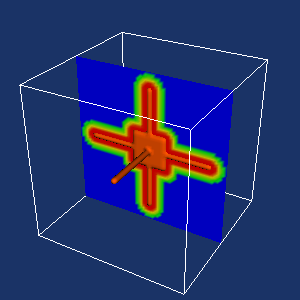

Here is the Python script that generated this plot:
#!/usr/bin/env python

# Demonstrate appending data to vtkImplicitModeller without explicit bounds,
# using ComputeModelBounds instead.

# Factory overrides
import vtkmodules.vtkInteractionStyle  # noqa: F401
import vtkmodules.vtkRenderingFreeType  # noqa: F401
import vtkmodules.vtkRenderingOpenGL2  # noqa: F401

from vtkmodules.vtkFiltersCore import vtkContourFilter
from vtkmodules.vtkFiltersGeometry import vtkImageDataGeometryFilter
from vtkmodules.vtkFiltersHybrid import vtkImplicitModeller
from vtkmodules.vtkFiltersModeling import vtkOutlineFilter
from vtkmodules.vtkFiltersSources import (
    vtkCubeSource,
    vtkLineSource,
    vtkPlaneSource,
)
from vtkmodules.vtkRenderingCore import (
    vtkActor,
    vtkPolyDataMapper,
    vtkRenderWindow,
    vtkRenderWindowInteractor,
    vtkRenderer,
)

# Create a cube to define bounds
cube_for_bounds = vtkCubeSource()
cube_for_bounds.SetBounds(-2.5, 2.5, -2.5, 2.5, -2.5, 2.5)
cube_for_bounds.Update()

# Create line sources along x, y, z axes
line_x = vtkLineSource()
line_x.SetPoint1(-2.0, 0.0, 0.0)
line_x.SetPoint2(2.0, 0.0, 0.0)
line_x.Update()

line_y = vtkLineSource()
line_y.SetPoint1(0.0, -2.0, 0.0)
line_y.SetPoint2(0.0, 2.0, 0.0)
line_y.Update()

line_z = vtkLineSource()
line_z.SetPoint1(0.0, 0.0, -2.0)
line_z.SetPoint2(0.0, 0.0, 2.0)
line_z.Update()

a_plane = vtkPlaneSource()
a_plane.Update()

# Build implicit model by appending (bounds computed from cube)
imp = vtkImplicitModeller()
imp.SetSampleDimensions(60, 60, 60)
imp.SetCapValue(1000)
imp.ComputeModelBounds(cube_for_bounds.GetOutput())

imp.StartAppend()
imp.Append(a_plane.GetOutput())
imp.Append(line_z.GetOutput())
imp.Append(line_y.GetOutput())
imp.Append(line_x.GetOutput())
imp.EndAppend()

# Extract isosurface
cf = vtkContourFilter()
cf.SetInputConnection(imp.GetOutputPort())
cf.SetValue(0, 0.1)

mapper = vtkPolyDataMapper()
mapper.SetInputConnection(cf.GetOutputPort())

actor = vtkActor()
actor.SetMapper(mapper)

# Outline
outline = vtkOutlineFilter()
outline.SetInputConnection(imp.GetOutputPort())

outline_mapper = vtkPolyDataMapper()
outline_mapper.SetInputConnection(outline.GetOutputPort())

outline_actor = vtkActor()
outline_actor.SetMapper(outline_mapper)

# Slice of the implicit function
plane_filter = vtkImageDataGeometryFilter()
plane_filter.SetInputConnection(imp.GetOutputPort())
plane_filter.SetExtent(0, 60, 0, 60, 30, 30)

plane_mapper = vtkPolyDataMapper()
plane_mapper.SetInputConnection(plane_filter.GetOutputPort())
plane_mapper.SetScalarRange(0.197813, 0.710419)

plane_actor = vtkActor()
plane_actor.SetMapper(plane_mapper)

# Renderer
renderer = vtkRenderer()
renderer.AddActor(actor)
renderer.AddActor(plane_actor)
renderer.AddActor(outline_actor)
renderer.SetBackground(0.1, 0.2, 0.4)

# Window
render_window = vtkRenderWindow()
render_window.AddRenderer(renderer)
render_window.SetSize(300, 300)
render_window.SetWindowName("append implicit model no bounds")

# Interactor
interactor = vtkRenderWindowInteractor()
interactor.SetRenderWindow(render_window)

# Scene
renderer.ResetCamera()
renderer.GetActiveCamera().Azimuth(30)
renderer.GetActiveCamera().Elevation(30)
renderer.ResetCameraClippingRange()

interactor.Initialize()
interactor.Start()
